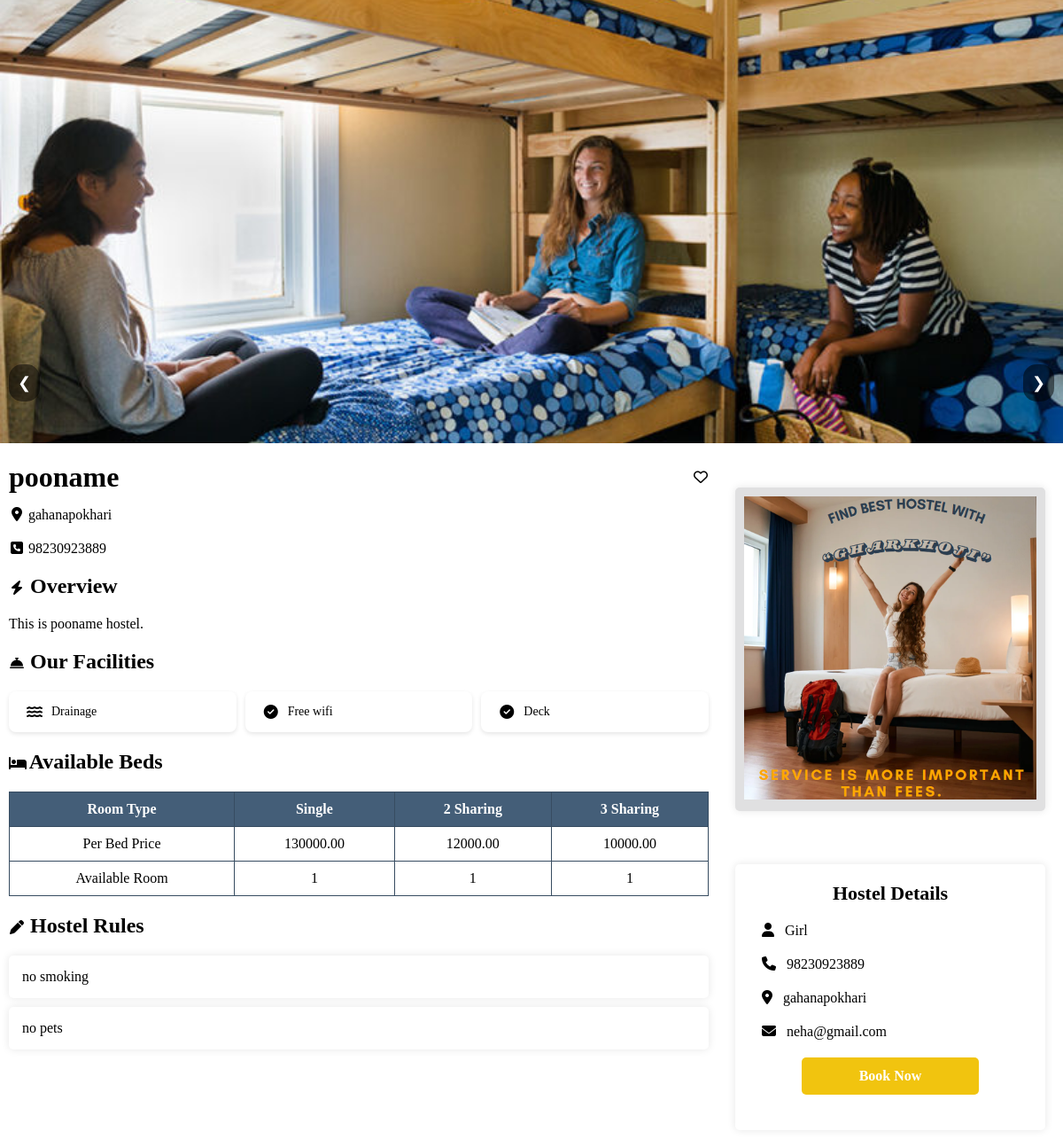
The app's page /hosteldetails/6/ with its own data.
### app/models.py (models this page shows, shortened)
class HostelImage(models.Model):
    hostel = models.ForeignKey(HostelProperty, on_delete=models.CASCADE, related_name='images')
    image = models.ImageField(upload_to='hostel_images/')

class HostelProperty(models.Model):
    HOSTEL_TYPES = [
        ('Boy', 'Boy'),
        ('Girl', 'Girl')
    ]
    STATUS_CHOICES = [('pending', 'Pending'), ('approved', 'Approved'), ('rejected', 'Rejected')]
    AVAILABILITY_STATUS = [
        ('available', 'Available'),
        ('unavailable', 'Unavailable')
    ]
    unique_id = models.CharField(max_length=10, unique=True, editable=False)
    title = models.CharField(max_length=255)
    hostel_type = models.CharField(max_length=10, choices=HOSTEL_TYPES)
    description = models.TextField()
    phone_number = models.CharField(max_length=15)
    email = models.EmailField()
    location = models.CharField(max_length=255)
    latitude = models.FloatField(null=True, blank=True)
    longitude = models.FloatField(null=True, blank=True)
    single_beds = models.PositiveIntegerField()
    shared_2_beds = models.PositiveIntegerField()
    shared_3_beds = models.PositiveIntegerField()
    price_single_bed = models.DecimalField(max_digits=10, decimal_places=2)
    price_shared_2_beds = models.DecimalField(max_digits=10, decimal_places=2)
    price_shared_3_beds = models.DecimalField(max_digits=10, decimal_places=2)
    availability = models.CharField(max_length=15, choices=AVAILABILITY_STATUS)
    rules = models.TextField()
    pan_number = models.CharField(max_length=50)
    amenities = models.TextField()  # Store as JSON or comma-separated values
    approval_status = models.CharField(max_length=10, choices=STATUS_CHOICES, default='pending')
    created_at = models.DateTimeField(auto_now_add=True)
    class Meta:
        verbose_name_plural = "Hostel Details"

### app/views.py (the view)
# urls.py: path('hosteldetails/<int:id>/', views.HostelDetails, name='hosteldetails'),
def HostelDetails(request, id):
    hostel = get_object_or_404(HostelProperty, id=id)
    amenities_list = hostel.amenities.split(", ") if hostel.amenities else []  # Convert amenities to a list
    return render(request, 'Hosteldetails.html', {'hostel': hostel, 'amenities': amenities_list})

### templates/hosteldetails.html (shortened to what this page needs)
<!DOCTYPE html>
<html lang="en">
<head>
    {% load static %}
    <link rel="stylesheet" href="{% static 'css/hosteldetails.css' %}">
    <link rel="stylesheet" href="https://cdnjs.cloudflare.com/ajax/libs/font-awesome/6.5.1/css/all.min.css">
</head>
<body>
    <div class="gallery">
        {% if hostel.images.all %}
            <div class="slider">
                {% for image in hostel.images.all %}
                    <img src="{{ image.image.url }}" alt="{{ hostel.title }}" class="{% if forloop.first %}active{% endif %}">
                {% endfor %}
            </div>
            <button class="prev">&#10094;</button>
            <button class="next">&#10095;</button>
        {% else %}
            <img src="path/to/default-image.jpg" alt="Default Image">
        {% endif %}
    </div>
    <div class="container">
        <div class="content">
            <div class="header">
                <h1>{{ hostel.title }}</h1>
                <span class="save-icon"><i class="fa-regular fa-heart"></i></span>
            </div>
            <p><i class="fa-solid fa-location-dot"></i> {{ hostel.location }}</p>
            <p><i class="fa-solid fa-square-phone"></i> {{ hostel.phone_number }}</p>
            <h2><i class="fa-solid fa-bolt"></i> Overview</h2>
            <p>{{ hostel.description }}</p>
            <h2><i class="fa-solid fa-bell-concierge"></i> Our Facilities</h2>
            <div class="facilities-container">
                {% for amenity in amenities %}
                    <div class="facility-box">
                        <i class="fa-solid
                            {% if amenity == 'Lawn' %}fa-leaf
                            {% elif amenity == 'Drainage' %}fa-water
                            {% elif amenity == 'Free Wifi' %}fa-wifi
                            {% elif amenity == 'Garage' %}fa-car
                            {% elif amenity == 'Parking' %}fa-parking
                            {% elif amenity == 'Air Condition' %}fa-snowflake
                            {% elif amenity == 'Balcony' %}fa-building
                            {% elif amenity == 'Laundry' %}fa-soap
                            {% elif amenity == 'Fencing' %}fa-shield-alt
                            {% elif amenity == 'Water Supply' %}fa-tint
                            {% elif amenity == 'Garden' %}fa-seedling
                            {% elif amenity == 'CCTV' %}fa-camera
                            {% elif amenity == 'Smoking Area' %}fas fa-smoking
                            {% else %}fa-check-circle
                            {% endif %}"></i>
                        {{ amenity }}
                    </div>
                {% empty %}
                    <p>No facilites available.</p>
                {% endfor %}
                </div>
            <h2><i class="fa-solid fa-bed"></i>  Available Beds</h2>
            <table>
                <tr>
                    <th>Room Type</th>
                    <th>Single</th>
                    <th>2 Sharing</th>
                    <th>3 Sharing</th>
                </tr>
                <tr>
                    <td>Per Bed Price</td>
                    <td>{{ hostel.price_single_bed }}</td>
                    <td>{{ hostel.price_shared_2_beds }}</td>
                    <td>{{ hostel.price_shared_3_beds }}</td>
                </tr>
                <tr>
                    <td>Available Room</td>
                    <td>{{ hostel.single_beds }}</td>
                    <td>{{ hostel.shared_2_beds }}</td>
                    <td>{{ hostel.shared_3_beds }}</td>
                </tr>
            </table>
            <h2><i class="fa-solid fa-pen"></i> Hostel Rules</h2>
            <div class="box-container">
                {% for rule in hostel.rules.splitlines %}
                    <div class="box">{{ rule }}</div>
                {% endfor %}
            </div>
        </div>
        <div class="sidebar-container">
            <div class="sidebar-image-container">
                <img src="{% static 'img/Hosteldetails.png' %}" alt="Hostel Image" style="width: 100%; height: auto; object-fit: contain;">
            </div>
            <div class="sidebar">
                <h3>Hostel Details</h3>
                <p><i class="fa-solid fa-user"></i> {{ hostel.hostel_type }}</p>
                <p><i class="fa-solid fa-phone"></i> {{ hostel.phone_number }}</p>
                <p><i class="fa-solid fa-location-dot"></i> {{ hostel.location }}</p>
                <p><i class="fa-solid fa-envelope"></i> {{ hostel.email }}</p>
                <a href="{% url 'booking' %}" class="book-now">Book Now</a>
            </div>
        </div>
</body>
</html>

### static/css/hosteldetails.css (style rules this page uses)
* { margin: 0; padding: 0; box-sizing: border-box; }
.slider { position: relative; max-width: 100%; max-height:500px; overflow: hidden; }
.slider img { width: 100%; max-height: 500px; object-fit: cover; display: none; }
.slider img.active { display: block; }
.prev, .next { position: absolute; top: 32%; background-color: rgba(0, 0, 0, 0.5); color: white; border: none; padding: 10px; cursor: pointer; font-size: 18px; border-radius:15px; }
.prev { left: 10px; }
.next { right: 10px; }
.container { display: flex; width: 100%; max-width: 100%; margin: 10px auto; gap: 20px; }
.content { flex: 2; padding: 10px; }
.content p { margin-bottom:20px; }
.content h2 { margin-top: 20px; margin-bottom:20px; }
.content i { font-size: 16px; width: 18px; text-align: center; }
.header { display: flex; align-items: center; justify-content: space-between; margin-bottom: 15px; }
.facilities-container { display: grid; grid-template-columns: repeat(3, 1fr); gap: 10px; margin-top: 10px; }
.facility-box { display: flex; align-items: center; gap: 10px; background: white; border-radius: 8px; padding: 15px 20px; box-shadow: 0 2px 5px rgba(0, 0, 0, 0.1); font-size: 14px; font-weight: 500; }
.facility-box i { color: #000000; }
table { width: 100%; border-collapse: collapse; }
table, th, td { border: 1px solid #374c61; }
th, td { padding: 10px; text-align: left; text-align: center; }
th { background: #445e78; color: white; }
.box-container { display: flex; flex-direction: column; gap: 10px; margin-top:15px; }
.box { background: white; padding: 15px; border-radius: 5px; box-shadow: 0 0 10px rgba(0, 0, 0, 0.1); text-align: left; }
.sidebar-container { display: flex; flex-direction: column; align-items: center; width: 350px; margin-top: 300px; margin-right: 20px; }
.sidebar-image-container { width: 100%; height: 365px; border-radius: 5px; box-shadow: 0 0 10px rgba(0, 0, 0, 0.1); background: #e0e0e1; padding: 10px; margin-bottom: 60px; margin-top: -260px; }
.sidebar { background: white; padding: 10px; border-radius: 5px; box-shadow: 0 0 10px rgba(0, 0, 0, 0.1); text-align: center; width: 100%; height: 300px; }
.sidebar h3 { font-size: 22px; margin-top: 10px; margin-bottom: 15px; font-weight: bold; }
.sidebar p { font-size: 16px; margin: 20px; text-align: left; }
.sidebar i { margin-right: 8px; color: #000000; }
.book-now { display: block; width: 100%; max-width: 200px; padding: 12px 0; margin: 20px auto 0; font-size: 16px; font-weight: bold; text-align: center; background: #F1C40F; color: white; text-decoration: none; border-radius: 5px; }

### records on screen
HostelImage: image (picture)
HostelProperty: title "pooname", location "gahanapokhari", phone_number "98230923889", description "This is pooname hostel.", price_single_bed "130000.00", price_shared_2_beds "12000.00", price_shared_3_beds "10000.00", single_beds "1", shared_2_beds "1", shared_3_beds "1", hostel_type "Girl", email "neha@gmail.com"

### other values on screen
{{ amenity }} "Drainage" "Free wifi" "Deck"
{{ rule }} "no smoking" "no pets"
